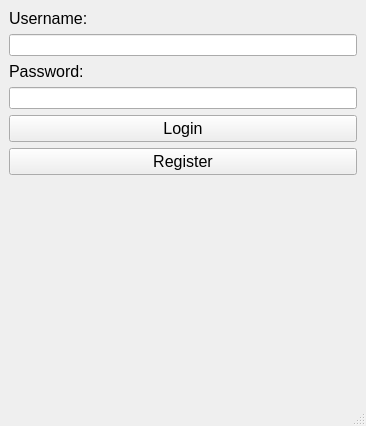
<?xml version="1.0" encoding="UTF-8"?>
<ui version="4.0">
 <class>MainWindow</class>
 <widget class="QMainWindow" name="MainWindow">
  <property name="geometry">
   <rect>
    <x>0</x>
    <y>0</y>
    <width>366</width>
    <height>426</height>
   </rect>
  </property>
  <property name="windowTitle">
   <string>MainWindow</string>
  </property>
  <widget class="QWidget" name="centralwidget">
   <layout class="QGridLayout" name="gridLayout_2">
    <item row="0" column="0">
     <layout class="QGridLayout" name="gridLayout">
      <item row="2" column="0">
       <layout class="QVBoxLayout" name="verticalLayout_2">
        <item>
         <widget class="QPushButton" name="pushButton">
          <property name="font">
           <font>
            <pointsize>12</pointsize>
           </font>
          </property>
          <property name="text">
           <string>Login</string>
          </property>
         </widget>
        </item>
       </layout>
      </item>
      <item row="3" column="0">
       <layout class="QVBoxLayout" name="verticalLayout_3">
        <item>
         <widget class="QPushButton" name="pushButton_2">
          <property name="font">
           <font>
            <pointsize>12</pointsize>
           </font>
          </property>
          <property name="text">
           <string>Register</string>
          </property>
         </widget>
        </item>
        <item>
         <spacer name="verticalSpacer">
          <property name="orientation">
           <enum>Qt::Vertical</enum>
          </property>
          <property name="sizeType">
           <enum>QSizePolicy::MinimumExpanding</enum>
          </property>
          <property name="sizeHint" stdset="0">
           <size>
            <width>20</width>
            <height>40</height>
           </size>
          </property>
         </spacer>
        </item>
       </layout>
      </item>
      <item row="0" column="0">
       <layout class="QVBoxLayout" name="verticalLayout_4">
        <item>
         <widget class="QLabel" name="label">
          <property name="font">
           <font>
            <pointsize>12</pointsize>
           </font>
          </property>
          <property name="text">
           <string>Username:</string>
          </property>
         </widget>
        </item>
        <item>
         <widget class="QLineEdit" name="username"/>
        </item>
       </layout>
      </item>
      <item row="1" column="0">
       <layout class="QVBoxLayout" name="verticalLayout_5">
        <item>
         <widget class="QLabel" name="label_2">
          <property name="font">
           <font>
            <pointsize>12</pointsize>
           </font>
          </property>
          <property name="text">
           <string>Password:</string>
          </property>
         </widget>
        </item>
        <item>
         <widget class="QLineEdit" name="password"/>
        </item>
       </layout>
      </item>
     </layout>
    </item>
   </layout>
  </widget>
  <widget class="QMenuBar" name="menubar">
   <property name="geometry">
    <rect>
     <x>0</x>
     <y>0</y>
     <width>366</width>
     <height>26</height>
    </rect>
   </property>
  </widget>
  <widget class="QStatusBar" name="statusbar"/>
 </widget>
 <resources/>
 <connections/>
</ui>
